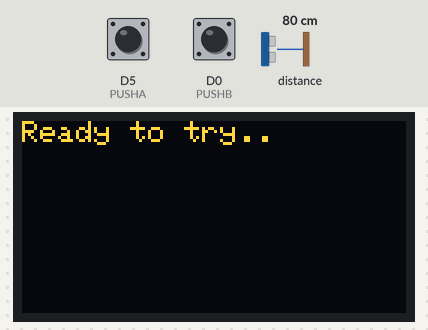
Recording of a sketch running on a simulated ESP8266 (NodeMCU). Parts: 128×64 one-colour display. Wiring (inferred from the names in the program): ultrasonic range finder: trigger D4; echo D3. Inputs (shaded band) come from the test bench; at power-on: distance to the obstacle 80 cm, D5 (PUSHA) LOW, D0 (PUSHB) LOW. The echo pulse lasts 58.3 µs per cm; the OLED is the two-colour kind (top 16 rows yellow); WiFi joins after 1.5 s; servers stay silent unless stated; no MQTT or app messages arrive unless stated; what the sketch prints to the serial monitor is not drawn.

Above: at 2.8 s.
2.9 s: distance to the obstacle set to 21 cm
4.9 s: distance to the obstacle set to 17 cm
At 6.9 s:
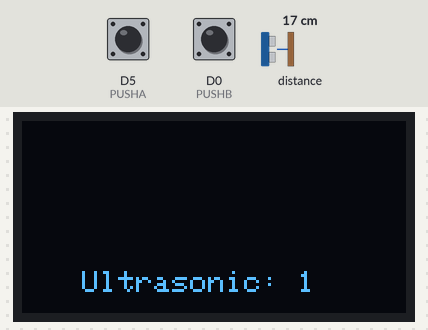
7.2 s: D5 (PUSHA) pulled HIGH for 3.2 s
At 8.6 s:
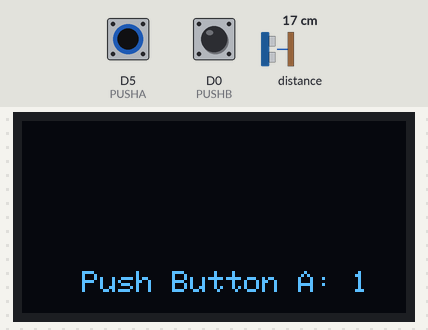
12.4 s: D0 (PUSHB) pulled HIGH for 1.2 s
At 13.7 s:
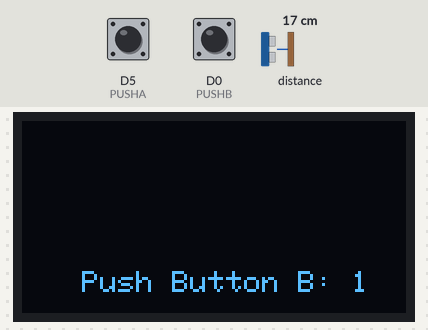
15.5 s: D0 (PUSHB) pulled HIGH for 3.2 s
Timing chart, 0 to 18.5 s (numbered marks = the images above; inputs shaded):
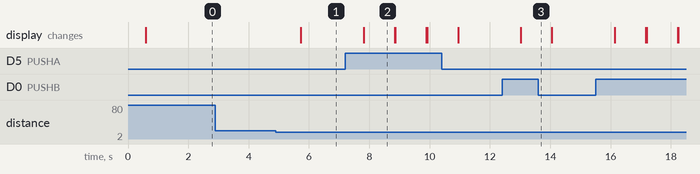

The sketch:

krenovator_exp_book.ino
```cpp
#include <gfxfont.h>
#include <SPI.h>
#include <Wire.h>
#include <Adafruit_GFX.h>
#include <Adafruit_SSD1306.h>

#include <PubSubClient.h>
#include <ESP8266WiFi.h>

WiFiClient espClient;
PubSubClient psClient(espClient);
//
const char* ssid = "xxx";
const char* password = "xxx";

const char* clientId = "exp-001";

const char* mqtt_server = "xxx";
const char* uname = "xxx";
const char* pass = "xxx";

// OLED
#define OLED_RESET D8
Adafruit_SSD1306 display(OLED_RESET);

#define NUMFLAKES 10
#define XPOS 0
#define YPOS 1
#define DELTAY 2

#if (SSD1306_LCDHEIGHT != 64)
#error("Height incorrect, please fix Adafruit_SSD1306.h!");
#endif

// PIN
#define TRIGGER D4
#define ECHO D3
#define PUSHA D5
#define PUSHB D0
#define SCL D5
#define SDA D6

void drawText(String string) {

  display.clearDisplay();

  display.setCursor(0, 0);
  display.println(string);
  display.display();
}

void drawSecondary(String string) {

  display.clearDisplay();

  display.setCursor(20, 50);
  display.println(string);
  display.display();
}

void reconnect() {
  while(!psClient.connected()) {

//    Serial.println("Connecting " + clientId);

    // Connect
    if(psClient.connect(clientId, uname, pass)) {
      Serial.println("MQTT Connected");
    }
  }
}

long checkUS() {

  long duration, distance;
  digitalWrite(TRIGGER, LOW);
  delayMicroseconds(2);

  digitalWrite(TRIGGER, HIGH);
  delayMicroseconds(10);

  digitalWrite(TRIGGER, LOW);
  duration = pulseIn(ECHO, HIGH);
  distance = (duration/2) / 29.1;

  Serial.print(distance);
  Serial.println(" cm");

  return distance;
}

void setup() {
  Serial.begin(9600);
  // put your setup code here, to run once:
  Serial.println("Connecting to .. ");

  drawText("Booting up..");

  display.begin(SSD1306_SWITCHCAPVCC, 0x3C);  // initialize with the I2C addr 0x3D (for the 128x64)
  // Clear the buffer.
  display.clearDisplay();
  // text display tests
  display.setTextSize(1);
  display.setTextColor(WHITE);

  WiFi.begin(ssid, password);

  while(WiFi.status() != WL_CONNECTED) {
    delay(500);
    Serial.print(".");
    drawText("Ready to try..");
  }

  Serial.println("");
  Serial.println("WiFi connected");
  Serial.println("IP address: ");
  Serial.println(WiFi.localIP());

  psClient.setServer(mqtt_server, 1883);

  pinMode(TRIGGER, OUTPUT);
  pinMode(ECHO, INPUT);
  pinMode(PUSHA, INPUT);
}

void loop() {

  if(!psClient.connected()) {
    reconnect();
  }

  psClient.loop();

  long distance = checkUS();

  String payloadUS = "";
  String payloadA = "";
  String payloadB = "";

  if(distance < 20) {
    payloadUS = "{ \"value\": 1}";
    int return_us = psClient.publish("ultrasonic", payloadUS.c_str());
    Serial.println("Ultrasonic: " + String(return_us));
    drawSecondary("Ultrasonic: " + String(return_us));
  }

  int pushA = digitalRead(PUSHA);
  if(pushA == HIGH) {
    payloadA = "{ \"value\": 1}";
    int return_a = psClient.publish("pushA", payloadA.c_str());
    Serial.println("Push Button A: " + String(return_a));
    drawSecondary("Push Button A: " + String(return_a));
  }

  int pushB = digitalRead(PUSHB);
  if(pushB == HIGH) {
    payloadB = "{ \"value\": 1}";
    int return_b = psClient.publish("pushB", payloadB.c_str());
    Serial.println("Push Button B: " + String(return_b));
    drawSecondary("Push Button B: " + String(return_b));
  }

  delay(1000);
}
```

Measured:
- the behaviour switches between 20 and 19 cm on distance to the obstacle (found by bisection; images 0 and 1)
- after the input at 2.9 s, every drawn part: stays the same
- after the input at 4.9 s, the display: changes after 0.83 s (image 1)
- after the input at 7.2 s, the display: changes after 0.61 s (image 2)
- after the input at 12.4 s, the display: changes after 0.63 s (image 3)
- what the display in image 2 shows lasts 1.0 s, from 7.8 s to 8.8 s
